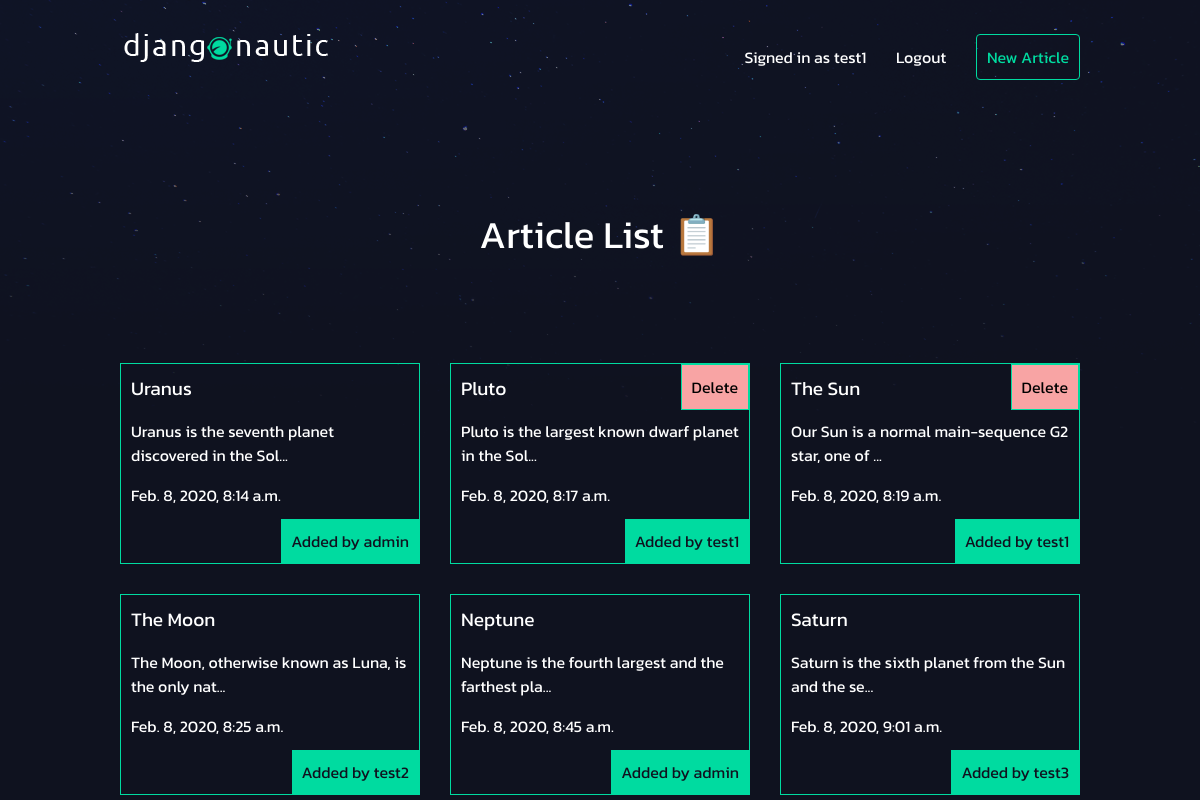
Screenshot of /articles/ (signed in) with the database file from the repository.
### articles/models.py (models this page shows, shortened)
class Article(models.Model):
    title = models.CharField(max_length=100)
    slug = models.SlugField()
    body = models.TextField()
    date = models.DateTimeField(auto_now_add=True)
    thumb = models.ImageField(default='default.png', blank=True)
    author = models.ForeignKey(User, on_delete=models.CASCADE, default=None)
    def snippet(self):
        return self.body[:50] + "..."

### articles/views.py (the view)
# urls.py: path("", views.article_list, name="list"),
def article_list(request):
    if (request.method == 'POST'): # if user delete article
        delete_slug = request.POST.get("delete_slug")
        article = Article.objects.get(slug=delete_slug)
        article.delete()
    articles = Article.objects.all().order_by('date')
    return render(request, "article_list.html", {'articles' : articles})

### articles/templates/article_list.html (shortened to what this page needs)
{% extends 'base_layout.html' %}
{% block content %}
    <h1>Article List 📋</h1>
    <div class="articles">
        {% for article in articles %}
            <div class="article">
                <h2><a href="{% url 'articles:slug' slug=article.slug %}">{{ article.title }}</a></h2>
                <p>{{ article.snippet }}</p>
                <p>{{ article.date }}</p>
                {% if user.username == article.author.username %}
                    <form method='post' action="{% url 'articles:list' %}">
                        <button type="submit" class='delete_article_button'>Delete</button>
                    </form>
                {% endif %}
                <p class='author'>Added by {{ article.author.username }}</p>
            </div>
        {% endfor %}
    </div>
{% endblock %}

### templates/base_layout.html (shortened to what this page needs)
{% load static %}
<!DOCTYPE html>
    <html lang="en">
    <head>
        <link rel="stylesheet" href="{% static 'style.css' %}">
    </head>
    <body>
        <header class="wrapper">
            <h1><a href="{% url 'home' %}"><img src="{% static 'logo.png' %}"></a></h1>
            <nav>
                <ul>
                    {% if user.is_authenticated %}
                    <li>Signed in as {{ user.username }}</li>
                    <li>
                        <form class='logout-link' action="{% url 'accounts:logout' %}" method='post'>
                            <button type="submit">Logout</button>
                        </form>
                    </li>
                    <li><a href="{% url 'articles:create' %}" class='highlight'>New Article</a></li>
                    {% endif %}
                </ul>
            </nav>
        </header>
        <div class="wrapper">
            {% block content %}
            {% endblock %}
        </div>
    </body>
</html>

### assets/style.css (style rules this page uses)
body { background-color: #0f121f; background-image: url("stars.png"); background-repeat: no-repeat; color: #fff; }
body * { font-family: 'Kanit', sans-serif; }
h1, h2, h3, h4, h5 { font-weight: normal; margin: 0; }
a, a:hover, a:visited { color: #fff; text-decoration: none; }
.wrapper { max-width: 960px; margin: 0 auto; }
div.wrapper > h1 { text-align: center; margin: 100px auto; font-size: 2.4em }
header { display: grid; grid-template-columns: 1fr 1fr; padding: 20px 0; }
nav { justify-self: end; }
nav li { display: inline-block; list-style-type: none; margin-left: 20px; }
nav button { background: none; color: #fff; cursor: pointer; border: 0; font-size: 16px; }
.articles { display: grid; grid-template-columns: 1fr 1fr 1fr; grid-gap: 30px; }
.article { padding: 10px; border: 1px solid #00dba0; position: relative; padding-bottom: 40px; }
.article h2 { font-size: 1.2em; }
.article .author { padding: 10px; background: #00dba0; position: absolute; right: 0; bottom: 0; margin: 0; color: #0f121f; }
a.highlight { border: 1px solid #00dba0; padding: 10px; border-radius: 4px; color: #00dba0; }
.delete_article_button { padding: 10px; background: #f8a4a4; position: absolute; top: 0; right: 0; margin: 0; color: black; cursor: pointer; border : #00dba0 solid 1px; font-size: 1em; }

### rows the page displays
Article: title "Uranus", snippet "Uranus is the seventh planet discovered in the Sol...", date "Feb. 8, 2020, 8:14 a.m.", author.username "admin"
Article: title "Pluto", snippet "Pluto is the largest known dwarf planet in the Sol...", date "Feb. 8, 2020, 8:17 a.m.", author.username "test1"
Article: title "The Sun", snippet "Our Sun is a normal main-sequence G2 star, one of ...", date "Feb. 8, 2020, 8:19 a.m.", author.username "test1"
Article: title "The Moon", snippet "The Moon, otherwise known as Luna, is the only nat...", date "Feb. 8, 2020, 8:25 a.m.", author.username "test2"
Article: title "Neptune", snippet "Neptune is the fourth largest and the farthest pla...", date "Feb. 8, 2020, 8:45 a.m.", author.username "admin"
Article: title "Saturn", snippet "Saturn is the sixth planet from the Sun and the se...", date "Feb. 8, 2020, 9:01 a.m.", author.username "test3"

### other values shown
{{ user.username }} "test1"
